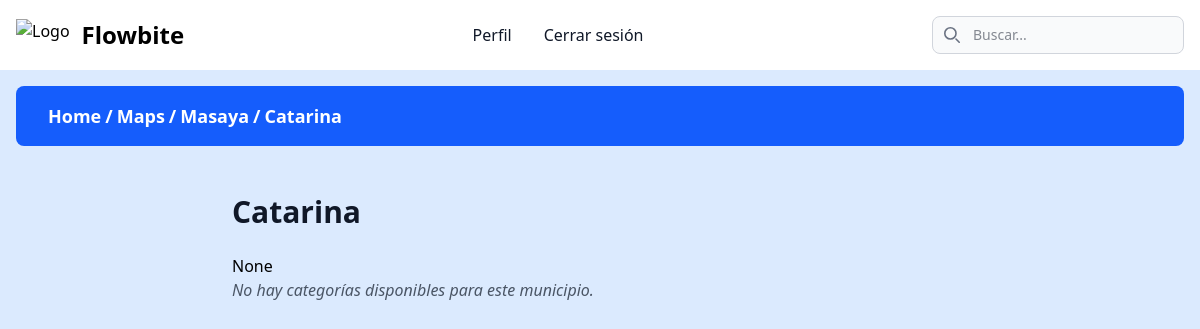
Page /home/maps/Catarina/options (signed in) on the earlier database version.
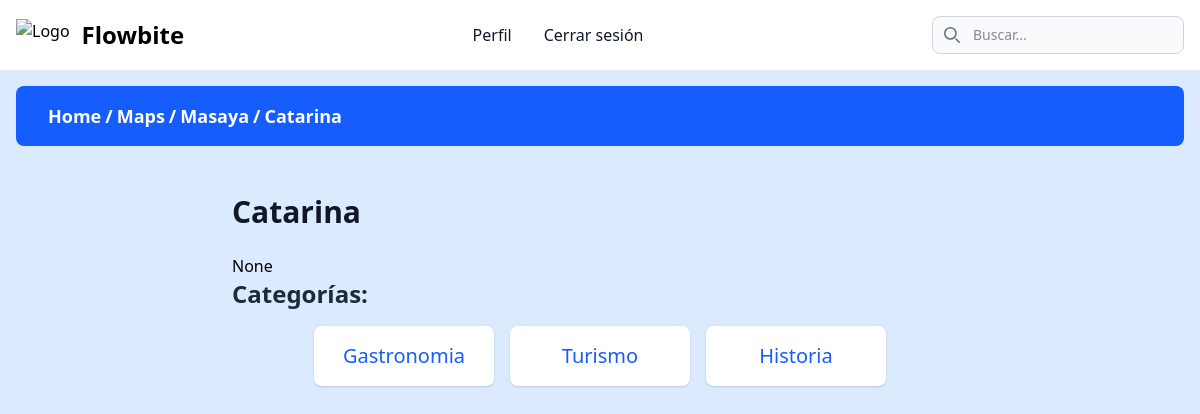
Same page on the later database version.
### page/models.py (models this page shows, shortened)
class Department(models.Model):
    name = models.CharField(max_length=100, unique=True)
    description = models.TextField(blank=True, null=True)

class Municipality(models.Model):
    name = models.CharField(max_length=100)
    description = models.TextField(blank=True, null=True)
    department = models.ForeignKey(Department, on_delete=models.CASCADE, related_name='municipalities')

class Category(models.Model):
    name = models.CharField(max_length=100, unique=True)

### page/views.py (the view, shortened to what this page needs)
# urls.py: path('home/maps/<str:municipality_name>/options', municipality_options_and_content, name='municipality-options'),
@login_required(login_url='user-login')
@never_cache
def municipality_options_and_content(request, municipality_name):
    municipality = get_object_or_404(Municipality, name=municipality_name)
    department = municipality.department
    categories = Category.objects.all()
    category_name = request.GET.get('category')
    content_html = ''
    selected_category = None
    return render(request, "page/municipality_options.html", {
        "municipality": municipality,
        "department": department,
        "categories": categories,
    })

### page/templates/page/municipality_options.html (shortened to what this page needs)
{% extends 'rally_nicaragua/base.html' %}
{% load breadcrumbs %}
{% load static %}
{% block content %}
{% render_breadcrumb %}
<div class="container mx-auto px-4 py-8 max-w-3xl">
    <h2 class="text-3xl font-extrabold text-gray-900 mb-6">
        {{ municipality.name }}
    </h2>
    {{ municipality.description }}
    {% if categories %}
    <h3 class="text-2xl font-semibold text-gray-800 mb-4">Categorías:</h3>
    <ul class="flex justify-center items-center flex-wrap gap-4">
        {% for category in categories %}
        <li
            class="bg-white p-4 rounded-lg shadow-sm hover:shadow-md transition-shadow duration-200 flex-shrink-0 min-w-[180px] max-w-[250px]">
            <button class="block text-xl font-medium text-blue-600 hover:text-blue-800 w-full text-center"
                data-name="{{ category.name }}" type="button">
                {{ category.name }}
            </button>
        </li>
        {% endfor %}
    </ul>
    {% else %}
    <p class="text-gray-600 italic">No hay categorías disponibles para este municipio.</p>
    {% endif %}
</div>
{% endblock %}

### templates/rally_nicaragua/base.html (shortened to what this page needs)
{% load static %}
<!DOCTYPE html>
<html lang="en">
<head>
  <script src="https://cdn.jsdelivr.net/npm/@tailwindcss/browser@4" ></script>
</head>
<body class="bg-blue-100">
  {% include 'components/navbar.html' %}
  {% block content %} {% endblock %}
</body>
</html>

### templates/components/navbar.html (shortened to what this page needs)
<nav class="bg-white border-gray-200 dark:bg-gray-900">
  <div class="max-w-screen-xl flex flex-wrap items-center justify-between mx-auto p-4">
    <a href="{% if user.is_authenticated %}/home{%else%}/{% endif %}" class="flex items-center space-x-3 rtl:space-x-reverse">
      <img src="https://flowbite.com/docs/images/logo.svg" class="h-8" alt="Logo" />
      <span class="self-center text-2xl font-semibold whitespace-nowrap dark:text-white">Flowbite</span>
    </a>
    <div class="flex md:order-2">
      {% if user.is_authenticated %}
      <div class="relative hidden md:block">
        <div class="absolute inset-y-0 left-0 flex items-center pl-3 pointer-events-none">
        </div>
        <input type="text" id="search-navbar"
          class="block w-full p-2 pl-10 text-sm text-gray-900 border border-gray-300 rounded-lg bg-gray-50 focus:ring-blue-500 focus:border-blue-500 dark:bg-gray-700 dark:border-gray-600 dark:text-white"
          placeholder="Buscar...">
      </div>
      {% endif %}
    </div>
    <div class="hidden w-full md:flex md:w-auto md:order-1" id="navbar-menu">
      <ul
        class="flex flex-col p-4 md:p-0 mt-4 font-medium border border-gray-100 rounded-lg bg-gray-50 md:flex-row md:space-x-8 md:mt-0 md:border-0 md:bg-white dark:bg-gray-800 md:dark:bg-gray-900 dark:border-gray-700">
        {% if user.is_authenticated %}
        <li>
          <a href="#"
            class="block py-2 px-3 text-gray-900 rounded-sm hover:bg-gray-100 md:hover:text-blue-700 md:p-0 dark:text-white dark:hover:bg-gray-700 md:dark:hover:text-blue-500">
            Perfil
          </a>
        </li>
        <li>
          <a href="{% url 'users-logout' %}"
            class="block py-2 px-3 text-gray-900 rounded-sm hover:bg-gray-100 md:hover:text-blue-700 md:p-0 dark:text-white dark:hover:bg-gray-700 md:dark:hover:text-blue-500">
            Cerrar sesión
          </a>
        </li>
        {% endif %}
      </ul>
    </div>
  </div>
</nav>

### templates/components/breadcrumb.html
<div class="flex justify-center items-center p-4  w-full z-20">
  <div
    class="flex justify-start items-center w-full max-w-7xl bg-blue-600 backdrop-blur-sm py-4 px-8 rounded-lg flex-wrap gap-1">
    {% for item in breadcrumb %}
    {% if item.url %}
    <a href="{{ item.url }}" class="text-white font-bold text-lg">{{ item.name }}</a>
    {% if not forloop.last %}
    <span class="text-white font-bold text-lg">/</span>
    {% endif %}
    {% else %}
    <span class="text-white font-bold text-lg">{{ item.name }}</span>
    {% endif %}
    {% endfor %}
  </div>
</div>

Differences in the rows shown:
added Category: name "Gastronomia"
added Category: name "Turismo"
added Category: name "Historia"
Other differences:
text no longer shown: "No hay categorías disponibles para este municipio."
text now shown: "Categorías:"
